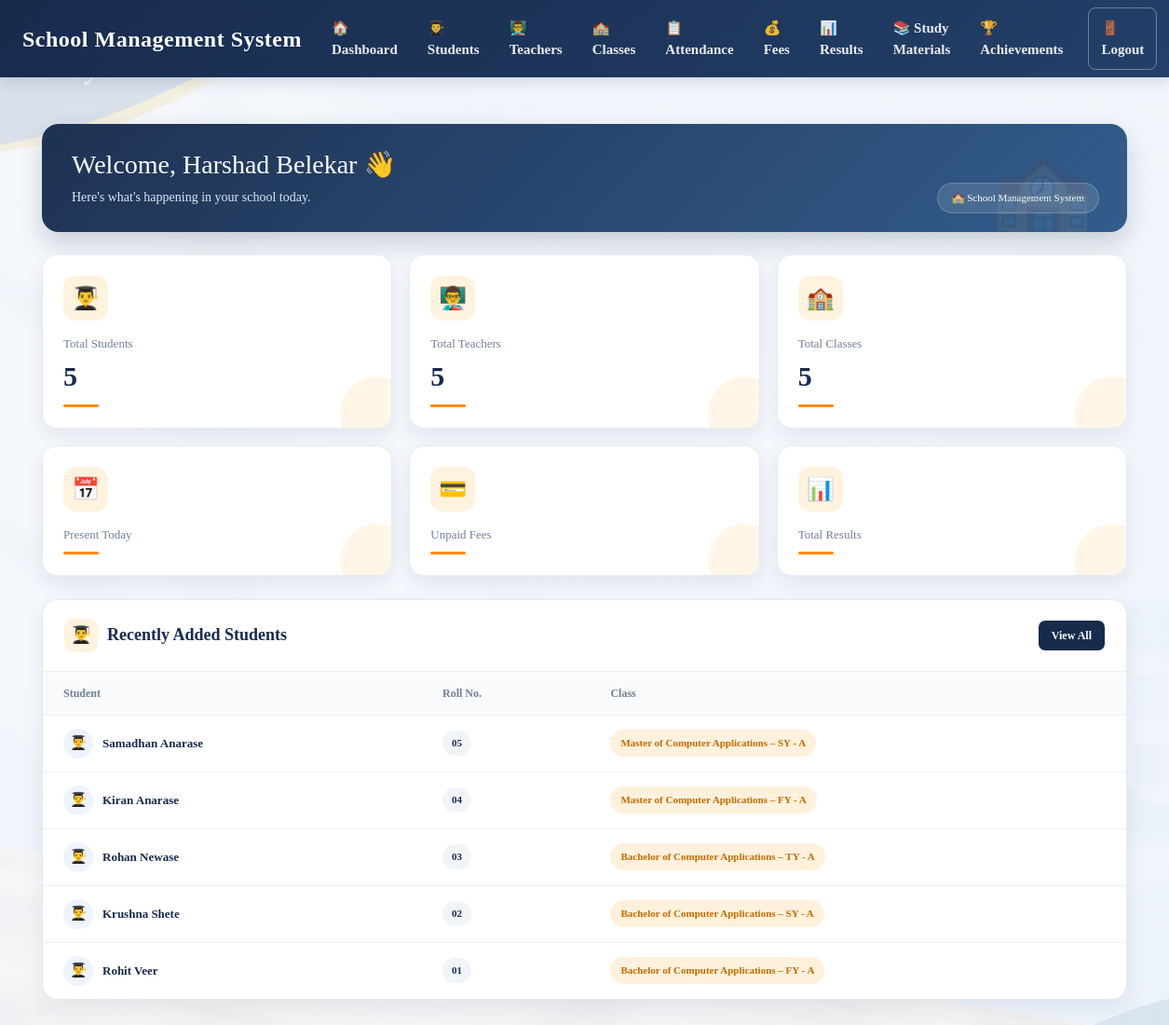
/dashboard/ (signed in), run on the app's committed database.
### school/models.py (models this page shows, shortened)
class Student(models.Model):
    user = models.OneToOneField(
        User,
        on_delete=models.CASCADE,
        null=True,
        blank=True,
        related_name='student_profile'
    )
    name = models.CharField(
        max_length=100
    )
    roll_no = models.CharField(
        max_length=20,
        unique=True
    )
    email = models.EmailField(
        blank=True
    )
    phone = models.CharField(
        max_length=15,
        blank=True
    )
    school_class = models.ForeignKey(
        SchoolClass,
        on_delete=models.PROTECT
    )
    admission_date = models.DateField(
        auto_now_add=True
    )

class SchoolClass(models.Model):
    name = models.CharField(max_length=50)
    section = models.CharField(
        max_length=10,
        default='A'
    )
    def __str__(self):
        return f"{self.name} - {self.section}"

### school/views.py (the view)
@login_required
def dashboard(request):
    students = Student.objects.count()
    teachers = Teacher.objects.count()
    classes = SchoolClass.objects.count()
    today = timezone.localdate()
    present_today = Attendance.objects.filter(
        date=today,
        status='Present'
    ).count()
    unpaid_fees = Fee.objects.filter(
        paid=False
    ).count()
    total_results = Result.objects.count()
    recent_students = (
        Student.objects
        .select_related('school_class', 'user')
        .order_by('-id')[:10]
    )
    recent_results = (
        Result.objects
        .select_related('student')
        .order_by('-id')[:5]
    )
    return render(
        request,
        'dashboard.html',
        {
            'students': students,
            'teachers': teachers,
            'classes': classes,
            'present_today': present_today,
            'unpaid_fees': unpaid_fees,
            'total_results': total_results,
            'recent_students': recent_students,
            'recent_results': recent_results,
        }
    )

### school/templates/dashboard.html (shortened to what this page needs)
{% extends 'base.html' %}
{% load static %}
{% block content %}
<div class="dashboard-page">
    <div class="welcome-box">
        <h1>
            Welcome, Harshad Belekar 👋
        </h1>
        <p>
            Here's what's happening in your school today.
        </p>
        <div class="school-tag">
            🏫 School Management System
        </div>
    </div>
    <div class="stats-grid">
        <div class="stat-card">
            <div class="stat-top">
                <div class="stat-icon">
                    👨‍🎓
                </div>
            </div>
            <div class="stat-label">
                Total Students
            </div>
            <div class="stat-number">
                {{ students }}
            </div>
            <div class="stat-line"></div>
        </div>
        <div class="stat-card">
            <div class="stat-top">
                <div class="stat-icon">
                    👨‍🏫
                </div>
            </div>
            <div class="stat-label">
                Total Teachers
            </div>
            <div class="stat-number">
                {{ teachers }}
            </div>
            <div class="stat-line"></div>
        </div>
        <div class="stat-card">
            <div class="stat-top">
                <div class="stat-icon">
                    🏫
                </div>
            </div>
            <div class="stat-label">
                Total Classes
            </div>
            <div class="stat-number">
                {{ classes }}
            </div>
            <div class="stat-line"></div>
        </div>
        <div class="stat-card">
            <div class="stat-top">
                <div class="stat-icon">
                    📅
                </div>
            </div>
            <div class="stat-label">
                Present Today
            </div>
            <div class="stat-line"></div>
        </div>
        <div class="stat-card">
            <div class="stat-top">
                <div class="stat-icon">
                    💳
                </div>
            </div>
            <div class="stat-label">
                Unpaid Fees
            </div>
            <div class="stat-line"></div>
        </div>
        <div class="stat-card">
            <div class="stat-top">
                <div class="stat-icon">
                    📊
                </div>
            </div>
            <div class="stat-label">
                Total Results
            </div>
            <div class="stat-line"></div>
        </div>
    </div>
    <div class="section-card">
        <div class="section-header">
            <div class="section-title">
                <div class="section-title-icon">
                    👨‍🎓
                </div>
                Recently Added Students
            </div>
            <a
                href="{% url 'students' %}"
                class="view-btn"
            >
                View All
            </a>
        </div>
        <table class="student-table">
            <thead>
                <tr>
                    <th>
                        Student
                    </th>
                    <th>
                        Roll No.
                    </th>
                    <th>
                        Class
                    </th>
                </tr>
            </thead>
            <tbody>
                {% for student in recent_students %}
                <tr>
                    <td>
                        <div class="student-name">
                            <div class="student-avatar">
                                👨‍🎓
                            </div>
                            {{ student.name }}
                        </div>
                    </td>
                    <td>
                        <span class="roll-badge">
                            {{ student.roll_no }}
                        </span>
                    </td>
                    <td>
                        <span class="class-badge">
                            {{ student.school_class }}
                        </span>
                    </td>
                </tr>
                {% endfor %}
            </tbody>
        </table>
    </div>
</div>
{% endblock %}

### school/templates/base.html (shortened to what this page needs)
{% load static %}
<!DOCTYPE html>
<html lang="en">
<head>
    <link
        href="https://cdn.jsdelivr.net/npm/bootstrap@5.3.3/dist/css/bootstrap.min.css"
        rel="stylesheet">
</head>
<body>
<nav class="navbar navbar-expand-lg main-navbar">
    <div class="container-fluid px-4">
        <a
            class="navbar-brand"
            href="{% url 'home' %}">
            School Management System
        </a>
        <div
            class="collapse navbar-collapse"
            id="mainNavbar">
            <ul class="navbar-nav ms-auto align-items-lg-center">
                <li class="nav-item">
                    <a
                        class="nav-link"
                        href="{% url 'dashboard' %}">
                        🏠 Dashboard
                    </a>
                </li>
                <li class="nav-item">
                    <a
                        class="nav-link"
                        href="{% url 'students' %}">
                        👨‍🎓 Students
                    </a>
                </li>
                <li class="nav-item">
                    <a
                        class="nav-link"
                        href="{% url 'teachers' %}">
                        👨‍🏫 Teachers
                    </a>
                </li>
                <li class="nav-item">
                    <a
                        class="nav-link"
                        href="{% url 'classes' %}">
                        🏫 Classes
                    </a>
                </li>
                <li class="nav-item">
                    <a
                        class="nav-link"
                        href="{% url 'attendance' %}">
                        📋 Attendance
                    </a>
                </li>
                <li class="nav-item">
                    <a
                        class="nav-link"
                        href="{% url 'fees' %}">
                        💰 Fees
                    </a>
                </li>
                <li class="nav-item">
                    <a
                        class="nav-link"
                        href="{% url 'results' %}">
                        📊 Results
                    </a>
                </li>
                <li class="nav-item">
                    <a
                        class="nav-link"
                        href="{% url 'study_materials_admin' %}">
                        📚 Study Materials
                    </a>
                </li>
                <li class="nav-item">
                    <a
                        class="nav-link"
                        href="{% url 'achievements' %}">
                        🏆 Achievements
                    </a>
                </li>
                <li class="nav-item ms-lg-2">
                    <a
                        class="nav-link logout-btn"
                        href="{% url 'logout' %}">
                        🚪 Logout
                    </a>
                </li>
            </ul>
        </div>
    </div>
</nav>
<main class="page-container">
    {% block content %}
    {% endblock %}
</main>
</body>
</html>

### school/templates/base.html (style rules this page uses)
* { box-sizing: border-box; }
body { margin: 0; padding: 0; background: #f4f7fb; font-family: Constantia, Georgia, "Times New Roman", serif; color: #172b4d; }
.main-navbar { background: linear-gradient( 135deg, #172b4d, #243f68 ); min-height: 70px; box-shadow: 0 4px 15px rgba(23,43,77,.15); }
.navbar-brand { color: white !important; font-size: 24px; font-weight: 700; letter-spacing: .5px; }
.nav-link { color: rgba(255,255,255,.90) !important; font-size: 15px; font-weight: 600; margin: 0 3px; padding: 10px 13px !important; border-radius: 8px; transition: .2s; }
.logout-btn { border: 1px solid rgba(255,255,255,.35); border-radius: 8px; }
.page-container { min-height: calc(100vh - 70px); padding: 25px 20px; }

### data on the page
Student: name "Samadhan Anarase", roll_no "05", school_class "Master of Computer Applications – SY - A"
Student: name "Kiran Anarase", roll_no "04", school_class "Master of Computer Applications – FY - A"
Student: name "Rohan Newase", roll_no "03", school_class "Bachelor of Computer Applications – TY - A"
Student: name "Krushna Shete", roll_no "02", school_class "Bachelor of Computer Applications – SY - A"
Student: name "Rohit Veer", roll_no "01", school_class "Bachelor of Computer Applications – FY - A"

### other printed values
{{ students }} "5"
{{ teachers }} "5"
{{ classes }} "5"
